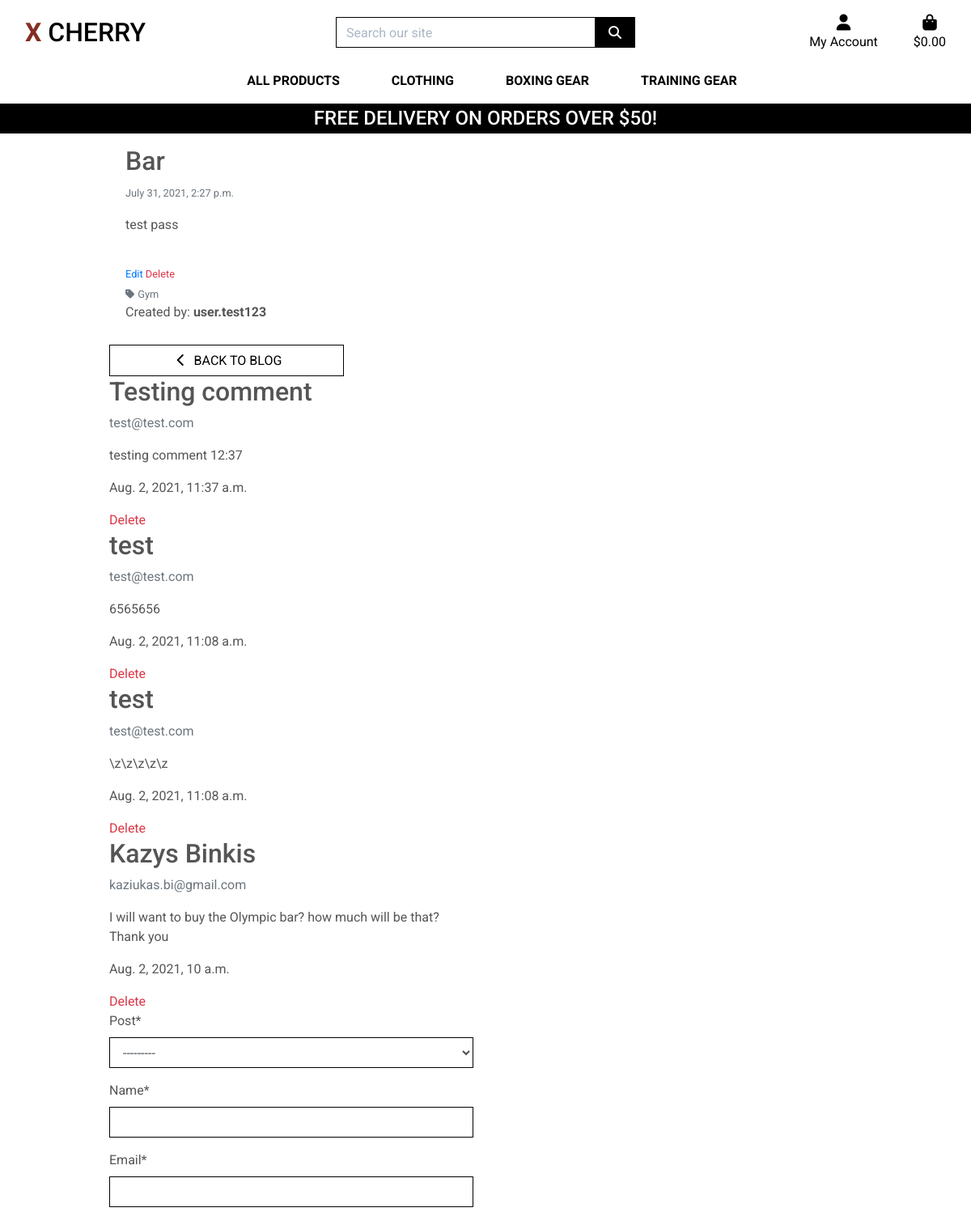
Before: /blog/11/ (signed in, upper part) with the older database file.
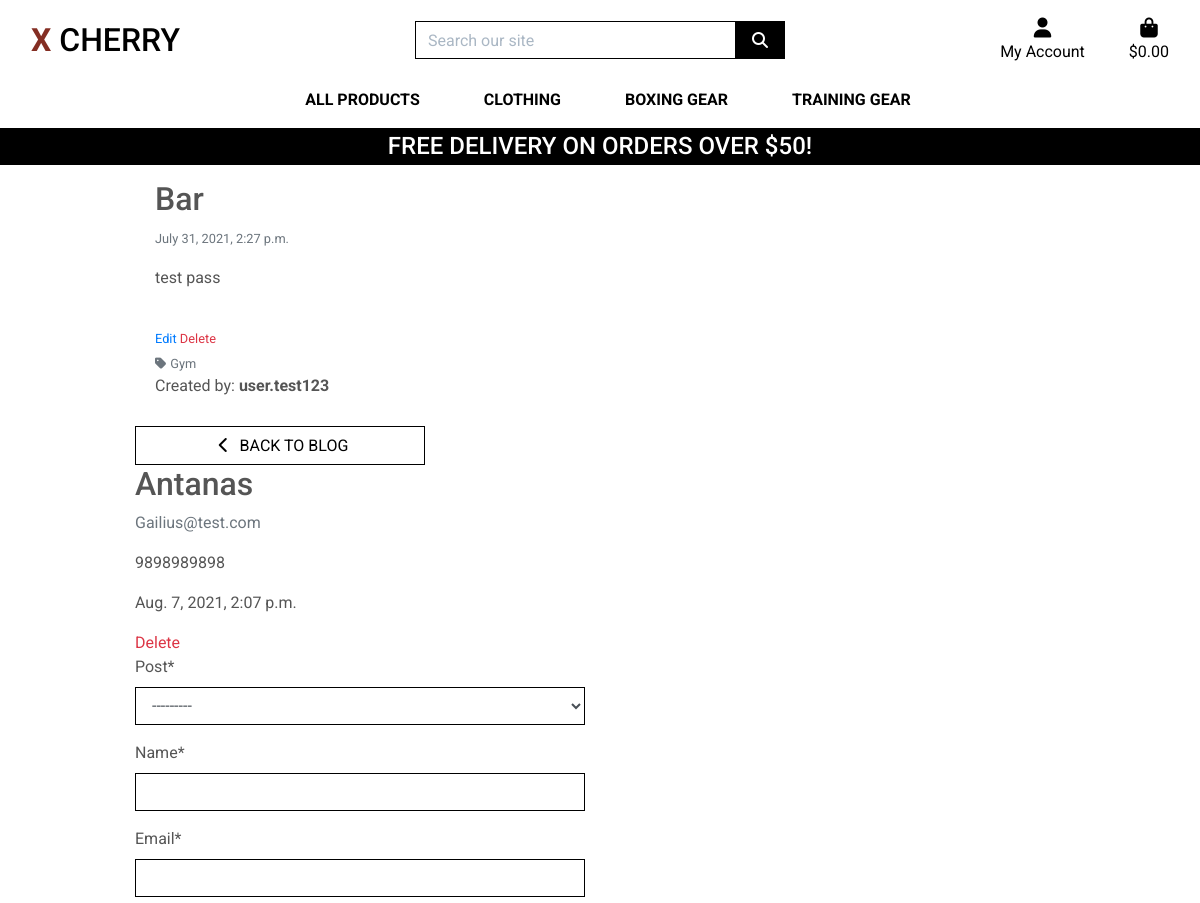
After: the same page with the newer database file.
### blog/models.py (models this page shows, shortened)
class BlogPostComment(models.Model):
    post = models.ForeignKey(Post, on_delete=models.CASCADE, related_name='comments')
    name = models.CharField(max_length=80)
    email = models.EmailField()
    content = models.TextField()
    date = models.DateTimeField(auto_now=True)
    class Meta:
        ordering = ['-date']

### blog/views.py (the view)
# urls.py: path('<int:post_id>/', views.blog_post_detail, name='blog_post_detail'),
@login_required
def blog_post_detail(request, post_id):
    global post
    post = get_object_or_404(Post, pk=post_id)
    form = BlogPostCommentForm()
    comments = BlogPostComment.objects.filter(post=post)
    template = 'blog/blog-post-detail.html'
    context = {
        'post': post,
        'form': form,
        'comments': comments,
        'template': template,
    }
    return render(request, template, context)

### blog/forms.py
class BlogPostCommentForm(forms.ModelForm):
    class Meta:
        model = BlogPostComment
        fields = '__all__'
    def __init__(self, *args, **kwargs):
        super().__init__(*args, **kwargs)
        for field_name, field in self.fields.items():
            field.widget.attrs['class'] = 'border-black rounded-0'

### bag/contexts.py (called while the page is built, shortened)
def bag_contents(request):
    bag_items = []
    total = 0
    product_count = 0
    bag = request.session.get('bag', {})
    if total < settings.FREE_DELIVERY_THRESHOLD:
        delivery = total * Decimal(settings.STANDARD_DELIVERY_PERCENTAGE/100)
        free_delivery_delta = settings.FREE_DELIVERY_THRESHOLD - total
    else:
        delivery = 0
        free_delivery_delta = 0
    grand_total = delivery + total
    context = {
        'bag_items': bag_items,
        'total': total,
        'product_count': product_count,
        'delivery': delivery,
        'free_delivery_delta': free_delivery_delta,
        'free_delivery_threshold': settings.FREE_DELIVERY_THRESHOLD,
        'grand_total': grand_total,
    }
    return context

### blog/models.py (called while the page is built)
    def __str__(self):
        return self.name

    def __str__(self):
        return self.title

### blog/templates/blog/blog-post-detail.html (shortened to what this page needs)
{% extends "base.html" %}
{% load static %}
{% block content %}
    <div class="overlay"></div>
    <div class="container post-detail-container">
        <div class="row">
            <div class="col-12 col-lg-6 col-xl-4">
                <div class="card h-100 border-0">
                    <div class="card-body">
                        <div class="row">
                            <div class="col-12">
                                <h2>{{ post.title }}</h2>
                                <p><small class="text-muted">{{ post.date }}</small></p>
                            </div>
                        </div>
                        <div class="row">
                            <div class="col-12">
                                <p>{{ post.content }}</p>
                            </div>
                        </div>
                    </div>
                    <div class="card-footer bg-white pt-0 border-0 text-left">
                        {% if request.user.is_superuser %}
                            <small class="">
                                <a href="{% url 'edit_blog_post' post.id %}">Edit</a>
                                <a class="text-danger" href="{% url 'delete_blog_post' post.id %}">Delete</a>
                            </small>
                        {% endif %}
                        {% if post.category %}
                            <p class="small mt-1 mb-0">
                                <a href="{% url 'posts' %}?category={{ post.category.name }}" class="text-muted">
                                    <i class="fas fa-tag mr-1"></i>{{ post.category.friendly_name }}
                                </a>
                            </p>
                        {% endif %}
                        <p>Created by: <strong>{{ post.created_by }}</strong></p>
                    </div>
                    <a href="{% url 'posts' %}" class="btn btn-outline-black rounded-0">
                        <span class="icon">
                            <i class="fas fa-chevron-left"></i>
                        </span>
                        <span class="text-uppercase">Back to Blog</span>
                    </a>
                </div>
            </div>
        </div>
        <div class="row">
            <div class="col-12 col-md-6">
                {% for comment in comments %}
                    <h2>{{ comment.name }}</h2>
                    <p class="text-muted">{{ comment.email }}</p>
                    <p>{{ comment.content }}</p>
                    <p>{{ comment.date }}</p>
                    <a class="text-danger" href="{% url 'delete_post_comment' comment.id %}">Delete</a>
                {% endfor %}
            </div>
        </div>
        <div class="row">
            <div class="col-12 col-md-6">
                <form method="POST" action="{% url 'add_post_comment' post.id %}" class="form mb-2" enctype="multipart/form-data">
                    {{ form | crispy }}
                </form>
            </div>
        </div>
    </div>
{% endblock %}

Changed rows visible on the page:
removed BlogPostComment: name "Testing comment", email "test@test.com", content "testing comment 12:37", date "Aug. 2, 2021, 11:37 a.m."
removed BlogPostComment: name "test", email "test@test.com", content "6565656", date "Aug. 2, 2021, 11:08 a.m."
removed BlogPostComment: name "test", email "test@test.com", content "\\z\\z\\z\\z\\z", date "Aug. 2, 2021, 11:08 a.m."
removed BlogPostComment: name "Kazys Binkis", email "kaziukas.bi@gmail.com", content "I will want to buy the Olympic bar? how much will be that? Thank you", date "Aug. 2, 2021, 10 a.m."
added BlogPostComment: name "Antanas", email "Gailius@test.com", content "9898989898", date "Aug. 7, 2021, 2:07 p.m."
